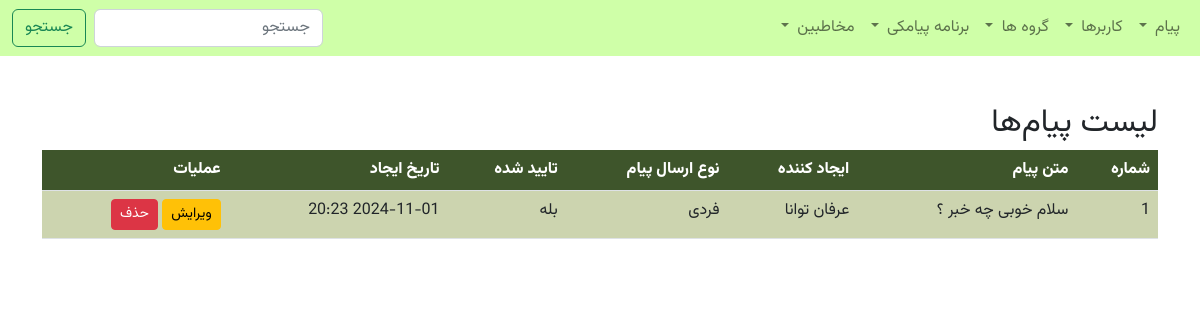
Page /text_messages/messages/ (signed in) on the earlier database version.
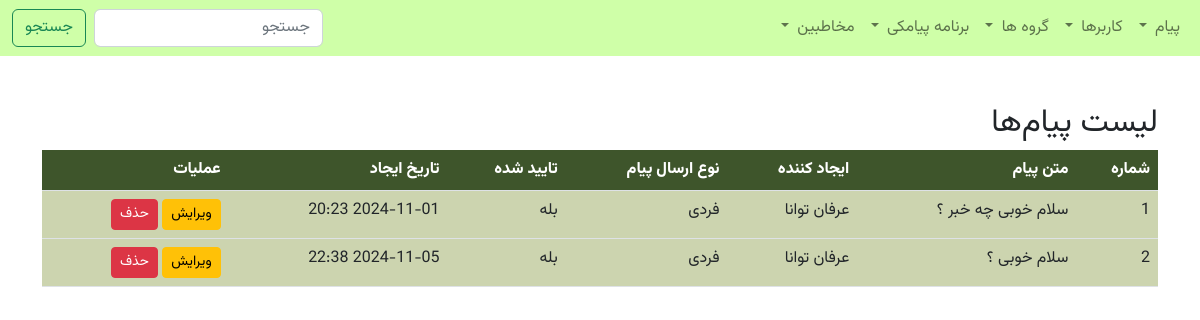
Same page on the later database version.
### text_messages/models.py (models this page shows, shortened)
class Message(models.Model):
    MESSAGE_TYPE_CHOICES = [
        ('همگانی', 'همگانی'),
        ('فردی', 'فردی'),
    ]
    text = models.TextField(verbose_name="متن پیام")
    organization = models.ForeignKey("organizations.Organization", on_delete=models.SET_NULL, null=True, blank=True,
                                     verbose_name="سازمان")
    created_by = models.ForeignKey(User, on_delete=models.CASCADE, verbose_name="ایجاد کننده")
    message_type = models.CharField(max_length=10, choices=MESSAGE_TYPE_CHOICES, verbose_name="نوع ارسال پیام")
    is_approved = models.BooleanField(default=False, verbose_name="آیا پیام تایید شده است؟")
    created_at = models.DateTimeField(default=timezone.now, verbose_name="تاریخ ایجاد")
    groups = models.ManyToManyField(Group, blank=True, null=True, verbose_name="گروه‌های مرتبط")  # فیلد جدید
    class Meta:
        verbose_name = 'پیام'
        verbose_name_plural = 'پیام‌ها'

### accounts/models.py (models this page shows, shortened)
class User(AbstractBaseUser, PermissionsMixin):
    phone_number = models.CharField(max_length=15, unique=True, default='', verbose_name="phone number")
    username = None  # Remove the username field as it's not needed
    email = None  # Remove the email field as it's not used
    id = models.UUIDField(primary_key=True, default=uuid.uuid4, editable=False)
    first_name = models.CharField("first name", max_length=150, blank=True)  # User's first name
    last_name = models.CharField("last name", max_length=150, blank=True)  # User's last name
    gender = models.CharField(max_length=10, default='مرد', choices=[('مرد', 'مرد'), ('زن', 'زن')], blank=True,
                              verbose_name="جنسیت")  # Gender field
    is_staff = models.BooleanField("staff status", default=False,
                                   help_text="Designates whether the user can log into this admin site.")
    is_active = models.BooleanField("active", default=True,
                                    help_text="Designates whether this user should be treated as active.")
    date_joined = models.DateTimeField("date joined", default=timezone.now)
    organization = models.ForeignKey('organizations.Organization', on_delete=models.SET_NULL, null=True, blank=True,
                                     verbose_name="سازمان")
    groups = models.ManyToManyField("organizations.Group", verbose_name="گروه‌ها", related_name="users",
                                    blank=True)  # ارتباط با گروه‌ها
    USERNAME_FIELD = 'phone_number'  # Set phone_number as the unique identifier for authentication
    objects = CustomUserManager()  # Assign the custom user manager
    class Meta:
        verbose_name = 'کاربر'
        verbose_name_plural = 'کاربرها'

### text_messages/views.py (the view)
# urls.py: path('messages/', MessageListView.as_view(), name='message_list'),
class MessageListView(View):
    def get(self, request):
        if not request.user.is_authenticated:
            return redirect('login')
        messages = Message.objects.filter(organization_id=request.user.organization.id)
        return render(request, 'text_messages/message_list.html', {'messages': '', 'data': {'messages': messages}})

### text_messages/templates/text_messages/message_list.html (shortened to what this page needs)
{% extends 'base.html' %}
{% load static %}
{% block content %}
    <div class="container mt-5">
        <h2>لیست پیام‌ها</h2>
        <table class="table" style="border-collapse: collapse; width: 100%;">
            <thead>
            <tr style="background-color: #3e552b; color: white;">
                <th>شماره</th>
                <th>متن پیام</th>
                <th>ایجاد کننده</th>
                <th>نوع ارسال پیام</th>
                <th>تایید شده</th>
                <th>تاریخ ایجاد</th>
                <th>عملیات</th>
            </tr>
            </thead>
            <tbody>
            {% for message in data.messages %}
                <tr style="background-color: #ccd4af;">
                    <td>{{ forloop.counter }}</td>
                    <td>{{ message.text|truncatewords:10 }}</td>
                    <td>{{ message.created_by.first_name }} {{ message.created_by.last_name }}</td>
                    <td>{{ message.message_type }}</td>
                    <td>{{ message.is_approved|yesno:"بله,خیر" }}</td>
                    <td>{{ message.created_at|date:"Y-m-d H:i" }}</td>
                    <td>
                        <a href="{% url 'message_edit' message.id %}" class="btn btn-sm btn-warning">ویرایش</a>
                        <button class="btn btn-sm btn-danger" onclick="confirmDelete({{ message.id }})">حذف</button>
                    </td>
                </tr>
            {% endfor %}
            </tbody>
        </table>
    </div>
{% endblock %}

Differences in the rows shown:
added Message: text "سلام خوبی ؟", created_by.first_name "عرفان", created_by.last_name "توانا", message_type "فردی", is_approved "بله", created_at "2024-11-05 22:38"
